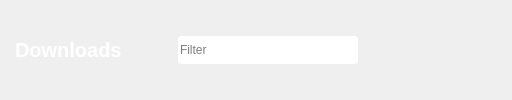
           <widget class="QWidget" name="widget_2" native="true">
            <layout class="QHBoxLayout" name="horizontalLayout_21">
             <property name="spacing">
              <number>0</number>
             </property>
             <property name="leftMargin">
              <number>0</number>
             </property>
             <property name="topMargin">
              <number>0</number>
             </property>
             <property name="rightMargin">
              <number>0</number>
             </property>
             <property name="bottomMargin">
              <number>0</number>
             </property>
             <item>
              <widget class="QLabel" name="downloads_header_label">
               <property name="sizePolicy">
                <sizepolicy hsizetype="Preferred" vsizetype="Fixed">
                 <horstretch>0</horstretch>
                 <verstretch>0</verstretch>
                </sizepolicy>
               </property>
               <property name="minimumSize">
                <size>
                 <width>0</width>
                 <height>44</height>
                </size>
               </property>
               <property name="maximumSize">
                <size>
                 <width>16777215</width>
                 <height>44</height>
                </size>
               </property>
               <property name="styleSheet">
                <string notr="true">margin: 10px;
font-size: 20px;
font-weight: bold;
color: white;</string>
               </property>
               <property name="text">
                <string>Downloads</string>
               </property>
              </widget>
             </item>
             <item>
              <spacer name="horizontalSpacer_49">
               <property name="orientation">
                <enum>Qt::Horizontal</enum>
               </property>
               <property name="sizeHint" stdset="0">
                <size>
                 <width>40</width>
                 <height>20</height>
                </size>
               </property>
              </spacer>
             </item>
             <item>
              <widget class="QLineEdit" name="downloads_filter_input">
               <property name="sizePolicy">
                <sizepolicy hsizetype="Fixed" vsizetype="Fixed">
                 <horstretch>0</horstretch>
                 <verstretch>0</verstretch>
                </sizepolicy>
               </property>
               <property name="minimumSize">
                <size>
                 <width>180</width>
                 <height>28</height>
                </size>
               </property>
               <property name="maximumSize">
                <size>
                 <width>180</width>
                 <height>28</height>
                </size>
               </property>
               <property name="styleSheet">
                <string notr="true">QLineEdit {
border-radius: 3px;
}
QLineEdit:focus, QLineEdit::hover {
background-color: #404040;
color: white;
}</string>
               </property>
               <property name="placeholderText">
                <string>Filter</string>
               </property>
               <property name="clearButtonEnabled">
                <bool>true</bool>
               </property>
              </widget>
             </item>
             <item>
              <spacer name="horizontalSpacer_64">
               <property name="orientation">
                <enum>Qt::Horizontal</enum>
               </property>
               <property name="sizeType">
                <enum>QSizePolicy::Fixed</enum>
               </property>
               <property name="sizeHint" stdset="0">
                <size>
                 <width>12</width>
                 <height>20</height>
                </size>
               </property>
              </spacer>
             </item>
             <item>
              <widget class="CircleButton" name="play_download_button">
               <property name="enabled">
                <bool>false</bool>
               </property>
               <property name="minimumSize">
                <size>
                 <width>28</width>
                 <height>28</height>
                </size>
               </property>
               <property name="maximumSize">
                <size>
                 <width>28</width>
                 <height>28</height>
                </size>
               </property>
               <property name="cursor">
                <cursorShape>PointingHandCursor</cursorShape>
               </property>
               <property name="styleSheet">
                <string notr="true">border-radius: 14px;
padding-left: 2px;</string>
               </property>
               <property name="text">
                <string/>
               </property>
               <property name="icon">
                <iconset>
                 <normaloff>../images/video.png</normaloff>../images/video.png</iconset>
               </property>
               <property name="iconSize">
                <size>
                 <width>14</width>
                 <height>14</height>
                </size>
               </property>
              </widget>
             </item>
             <item>
              <spacer name="horizontalSpacer_69">
               <property name="orientation">
                <enum>Qt::Horizontal</enum>
               </property>
               <property name="sizeType">
                <enum>QSizePolicy::Minimum</enum>
               </property>
               <property name="sizeHint" stdset="0">
                <size>
                 <width>6</width>
                 <height>20</height>
                </size>
               </property>
              </spacer>
             </item>
             <item>
              <widget class="CircleButton" name="start_download_button">
               <property name="enabled">
                <bool>false</bool>
               </property>
               <property name="minimumSize">
                <size>
                 <width>28</width>
                 <height>28</height>
                </size>
               </property>
               <property name="maximumSize">
                <size>
                 <width>28</width>
                 <height>28</height>
                </size>
               </property>
               <property name="cursor">
                <cursorShape>PointingHandCursor</cursorShape>
               </property>
               <property name="styleSheet">
                <string notr="true">border-radius: 14px;
padding-left: 2px;</string>
               </property>
               <property name="text">
                <string/>
               </property>
               <property name="icon">
                <iconset>
                 <normaloff>../images/play.png</normaloff>../images/play.png</iconset>
               </property>
               <property name="iconSize">
                <size>
                 <width>14</width>
                 <height>14</height>
                </size>
               </property>
              </widget>
             </item>
             <item>
              <spacer name="horizontalSpacer_41">
               <property name="orientation">
                <enum>Qt::Horizontal</enum>
               </property>
               <property name="sizeType">
                <enum>QSizePolicy::Fixed</enum>
               </property>
               <property name="sizeHint" stdset="0">
                <size>
                 <width>6</width>
                 <height>20</height>
                </size>
               </property>
              </spacer>
             </item>
             <item>
              <widget class="CircleButton" name="stop_download_button">
               <property name="enabled">
                <bool>false</bool>
               </property>
               <property name="minimumSize">
                <size>
                 <width>28</width>
                 <height>28</height>
                </size>
               </property>
               <property name="maximumSize">
                <size>
                 <width>28</width>
                 <height>28</height>
                </size>
               </property>
               <property name="cursor">
                <cursorShape>PointingHandCursor</cursorShape>
               </property>
               <property name="styleSheet">
                <string notr="true">border-radius: 14px;</string>
               </property>
               <property name="text">
                <string/>
               </property>
               <property name="icon">
                <iconset>
                 <normaloff>../images/stop.png</normaloff>../images/stop.png</iconset>
               </property>
               <property name="iconSize">
                <size>
                 <width>12</width>
                 <height>12</height>
                </size>
               </property>
              </widget>
             </item>
             <item>
              <spacer name="horizontalSpacer_40">
               <property name="orientation">
                <enum>Qt::Horizontal</enum>
               </property>
               <property name="sizeType">
                <enum>QSizePolicy::Fixed</enum>
               </property>
               <property name="sizeHint" stdset="0">
                <size>
                 <width>6</width>
                 <height>20</height>
                </size>
               </property>
              </spacer>
             </item>
             <item>
              <widget class="CircleButton" name="remove_download_button">
               <property name="enabled">
                <bool>false</bool>
               </property>
               <property name="minimumSize">
                <size>
                 <width>28</width>
                 <height>28</height>
                </size>
               </property>
               <property name="maximumSize">
                <size>
                 <width>28</width>
                 <height>28</height>
                </size>
               </property>
               <property name="cursor">
                <cursorShape>PointingHandCursor</cursorShape>
               </property>
               <property name="styleSheet">
                <string notr="true">border-radius: 14px;</string>
               </property>
               <property name="text">
                <string/>
               </property>
               <property name="icon">
                <iconset>
                 <normaloff>../images/delete.png</normaloff>../images/delete.png</iconset>
               </property>
               <property name="iconSize">
                <size>
                 <width>12</width>
                 <height>12</height>
                </size>
               </property>
              </widget>
             </item>
             <item>
              <spacer name="horizontalSpacer_39">
               <property name="orientation">
                <enum>Qt::Horizontal</enum>
               </property>
               <property name="sizeType">
                <enum>QSizePolicy::Fixed</enum>
               </property>
               <property name="sizeHint" stdset="0">
                <size>
                 <width>12</width>
                 <height>20</height>
                </size>
               </property>
              </spacer>
             </item>
            </layout>
           </widget>
